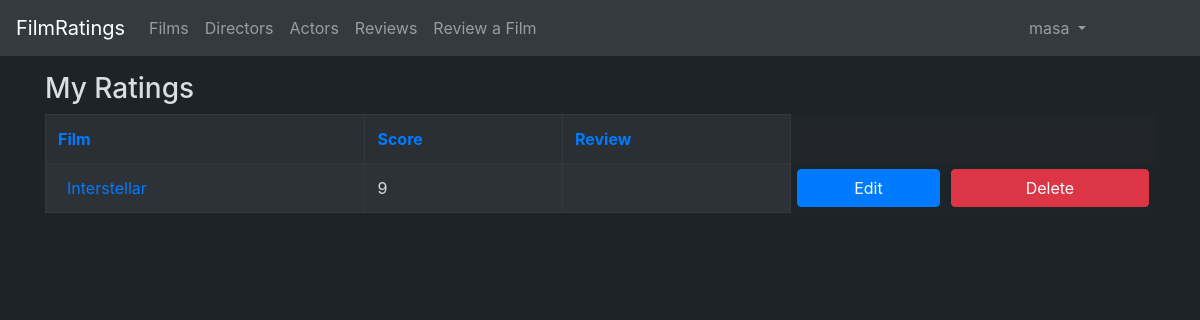
Page /ratings/user/ (signed in) on the earlier database version.
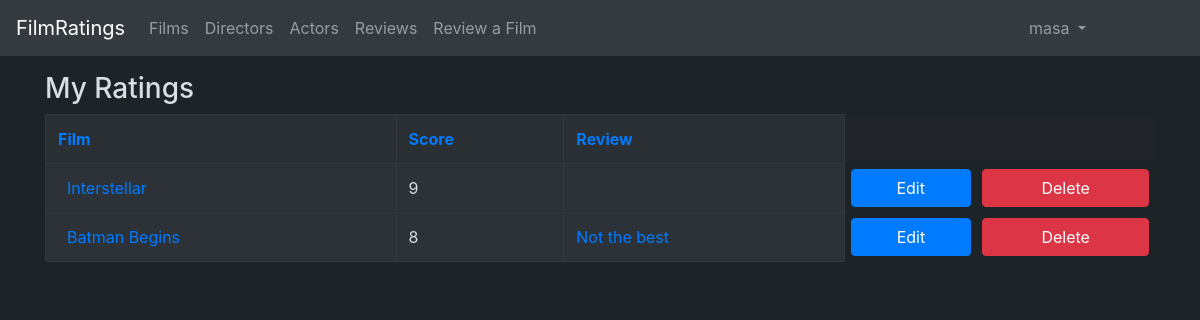
Same page on the later database version.
### application/ratings/models.py (models this page shows, shortened)
class Rating(db.Model):
    user_id = db.Column(db.Integer, db.ForeignKey('account.id'), nullable=False, primary_key=True)
    film_id = db.Column(db.Integer, db.ForeignKey('film.id'), nullable=False, primary_key=True)
    date_created = db.Column(db.DateTime, default=db.func.current_timestamp())
    date_modified = db.Column(db.DateTime, default=db.func.current_timestamp(),
        onupdate=db.func.current_timestamp())
    score = db.Column(db.Integer, nullable=False)
    title = db.Column(db.String(100), nullable=True)
    review = db.Column(db.String(10000), nullable=True)
    @staticmethod
    def user_ratings(id):
        stmt = text("SELECT Film.name, Film.id, Account.username, Account.id, rating.score, rating.review, rating.title FROM Rating, Account, Film"
        " WHERE Rating.user_id = Account.id AND Rating.film_id = Film.id AND Account.id = :id").params(id=id)
        res = db.engine.execute(stmt)
        ratings= []
        for row in res:
            if (row[6] == None):
                ratings.append([row[0], row[1], row[2], row[3], row[4], row[5], ""])
            else:
                ratings.append([row[0], row[1], row[2], row[3], row[4], row[5], row[6]])
        return ratings

### application/films/models.py (models this page shows, shortened)
class Film(Base):
    name = db.Column(db.String(400), nullable=False)
    description = db.Column(db.String(1200), nullable=True)
    year = db.Column(db.Integer, nullable=True)
    director_id = db.Column(db.Integer, db.ForeignKey('director.id'), nullable = True)
    poster = db.Column(db.String(400), nullable=True)
    actors = db.relationship("FilmActor", cascade="all, delete-orphan")
    ratings = db.relationship("Rating", cascade="all, delete-orphan")

### application/ratings/views.py (the view)
@app.route("/ratings/user/", methods=["GET"])
@login_required(role="DEFAULT")
def user_ratings_index():
    ratings = Rating.user_ratings(current_user.id)
    return render_template("ratings/personallist.html", ratings = ratings, sortby = None, desc = None)

### application/__init__.py (called while the page is built)
def login_required(role="ANY"):
    def wrapper(fn):
        @wraps(fn)
        def decorated_view(*args, **kwargs):
            if not current_user:
                return login_manager.unauthorized()
            if not current_user.is_authenticated:
                return login_manager.unauthorized()
            unauthorized = False
            if role != "ANY":
                unauthorized = True
            if current_user.role() == role:
                unauthorized = False
            if unauthorized:
                return login_manager.unauthorized()
            return fn(*args, **kwargs)
        return decorated_view
    return wrapper

@login_manager.user_loader
def load_user(user_id):
    return User.query.get(user_id)

### application/auth/models.py (called while the page is built)
    def role(self):
        return self.urole

### application/templates/ratings/personallist.html
{% extends "layout.html" %}
{% block body %}
<h3>My Ratings</h1>
    <table class="table table-bordered table-dark">
        <tr style="background-color:#292F33">
            <th>
                {% if sortby == 'film' and desc == False %}
                    <a href="{{url_for('user_ratings_sorted', sortby='filmdesc')}}">Film</a>
                {% else %}
                    <a href="{{url_for('user_ratings_sorted', sortby='film')}}">Film</a>
                {% endif %}
            </th>
            <th>
                {% if sortby == 'score' and desc == False %}
                    <a href="{{url_for('user_ratings_sorted', sortby='scoredesc')}}">Score</a>
                {% else %}
                    <a href="{{url_for('user_ratings_sorted', sortby='score')}}">Score</a>
                {% endif %}
            </th>
            <th>
                {% if sortby == 'review' and desc == False %}
                    <a href="{{url_for('user_ratings_sorted', sortby='reviewdesc')}}">Review</a>
                {% else %}
                    <a href="{{url_for('user_ratings_sorted', sortby='review')}}">Review</a>
                {% endif %}
            </th>
        </tr>
        {% for rating in ratings%}
        <tr style="background-color:#2c3238; color:#d9dee0">
            <td>
            <a href="{{ url_for('films_show', film_id=rating[1] )}}">{{rating[0]}}</a>
            </td>
            <td>{{rating[4]}}</td>
            <td>
                {% if rating[5] != None and rating[5].__len__() > 0 %}
                    <a href="{{ url_for('ratings_show', film_id=rating[1], user_id = rating[3])}}">{{rating[6]}}</a>
                {% endif %}
            </td>
            <td style="background-color:rgb(28, 36, 40);border:rgb(28, 36, 40);padding:0.5%">
                    <a style="width:100%" class="btn btn-primary" href="{{url_for('edit_rating_form', film_id=rating[1], user_id=rating[3])}}">Edit</a></td>
            <td style="background-color:rgb(28, 36, 40);border:rgb(28, 36, 40);padding:0.5%">
                    <a style="width:100%" class="btn btn-danger" href="{{url_for('ratings_delete_personal', film_id=rating[1], user_id=rating[3])}}">Delete</a></td>
        </tr>
        {% endfor %}
    </table>
{% endblock %}

Differences in the rows shown:
added Rating: name "Batman Begins", score "8", title "Not the best"
